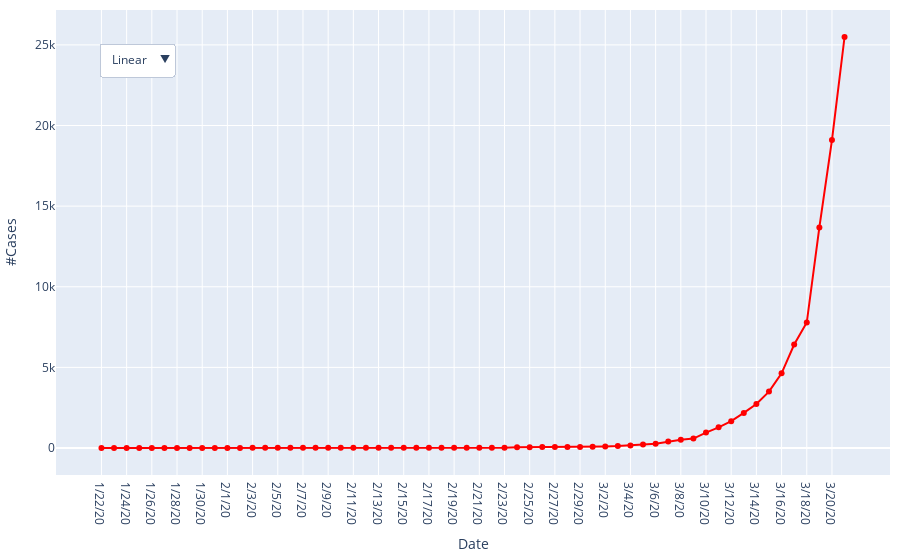

The notebook cell this image was saved under:
### Code cell
# Plot in plotly with dropdown to select log vs linear
fig_time_dropit = go.Figure()
fig_time_dropit.add_trace(go.Scatter(x=covid_time.index.values, y=covid_time.values,
                    mode='lines+markers',
                    name='Covid over Time',
                    line_color='red'))

fig_time_dropit.update_layout(
    updatemenus=[
        dict(
            buttons=list([
                dict(label="Linear",
                    method="update",
                    args = [{'title': 'Linear scale'},
                            {'yaxis': {'type': 'linear'}}] ),
                dict(label="Log",
                    method="update",
                    args = [{'title': 'Log scale'},
                            {'yaxis': {'type': 'log'}}] )
            ]),
            direction="down",
            pad={"l": 10, "b": 10, "r": 10, "t": 10},
            showactive=True,
            x=0.04,
            xanchor="left",
            y=0.95,
            yanchor="top"),
    ],
    xaxis_title = "Date",
    yaxis_title = "#Cases",
    margin=dict(
        l=10,
        r=10,
        b=10,
        t=10,
        pad=0
    ),
)
fig_time_dropit.show()

#If you want a title. add following to update_layout:
#    title={'text': "Coronavirus Incidence over Time",
#           'y':0.85,
#           'x':0.5,
#           'xanchor': 'center',
#           'yanchor': 'top'},

### Figure 1 — Plotly figure (JSON) as saved in the notebook; plotly's stock layout.template omitted (floating-point values rounded to 4 significant figures)
{"data": [{"line": {"color": "red"}, "mode": "lines+markers", "name": "Covid over Time", "type": "scatter", "x": ["1/22/20", "1/23/20", "1/24/20", "1/25/20", "1/26/20", "1/27/20", "1/28/20", "1/29/20", "1/30/20", "1/31/20", "2/1/20", "2/2/20", "2/3/20", "2/4/20", "2/5/20", "2/6/20", "2/7/20", "2/8/20", "2/9/20", "2/10/20", "2/11/20", "2/12/20", "2/13/20", "2/14/20", "2/15/20", "2/16/20", "2/17/20", "2/18/20", "2/19/20", "2/20/20", "2/21/20", "2/22/20", "2/23/20", "2/24/20", "2/25/20", "2/26/20", "2/27/20", "2/28/20", "2/29/20", "3/1/20", "3/2/20", "3/3/20", "3/4/20", "3/5/20", "3/6/20", "3/7/20", "3/8/20", "3/9/20", "3/10/20", "3/11/20", "3/12/20", "3/13/20", "3/14/20", "3/15/20", "3/16/20", "3/17/20", "3/18/20", "3/19/20", "3/20/20", "3/21/20"], "y": [1, 1, 2, 2, 5, 5, 5, 5, 5, 7, 8, 8, 11, 11, 11, 11, 11, 11, 11, 11, 12, 12, 13, 13, 13, 13, 13, 13, 13, 13, 15, 15, 15, 51, 51, 57, 58, 60, 68, 74, 98, 118, 149, 217, 262, 402, 518, 583, 959, 1281, 1663, 2179, 2727, 3499, 4632, 6421, 7783, 13677, 19100, 25489]}], "layout": {"margin": {"b": 10, "l": 10, "pad": 0, "r": 10, "t": 10}, "updatemenus": [{"buttons": [{"args": [{"title": "Linear scale"}, {"yaxis": {"type": "linear"}}], "label": "Linear", "method": "update"}, {"args": [{"title": "Log scale"}, {"yaxis": {"type": "log"}}], "label": "Log", "method": "update"}], "direction": "down", "pad": {"b": 10, "l": 10, "r": 10, "t": 10}, "showactive": true, "x": 0.04, "xanchor": "left", "y": 0.95, "yanchor": "top"}], "xaxis": {"title": {"text": "Date"}}, "yaxis": {"title": {"text": "#Cases"}}}}
